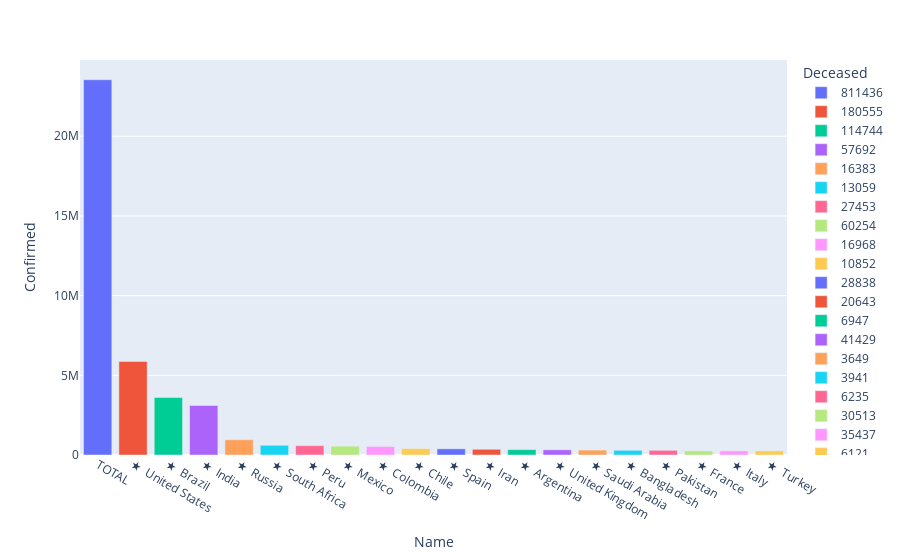

The cell this chart's notebook holds for it:
### Markdown cell above
#### Now we'll try to explore the world_df in more details.(based on number of Deceased People)

### Code cell
# Lets see how many people have died with respect to countries. (For top 20 countries)

world_fig = px.bar(world_df.head(20), x = 'Name', y = 'Confirmed', color = "Deceased")
world_fig.show()

### Figure 1 — Plotly figure (JSON) as saved in the notebook; plotly's stock layout.template omitted (floating-point values rounded to 4 significant figures)
{"data": [{"alignmentgroup": "True", "hovertemplate": "Deceased=811436<br>Name=%{x}<br>Confirmed=%{y}<extra></extra>", "legendgroup": "811436", "marker": {"color": "#636efa"}, "name": "811436", "offsetgroup": "811436", "orientation": "v", "showlegend": true, "textposition": "auto", "type": "bar", "x": ["TOTAL"], "xaxis": "x", "y": [23545594], "yaxis": "y"}, {"alignmentgroup": "True", "hovertemplate": "Deceased=180555<br>Name=%{x}<br>Confirmed=%{y}<extra></extra>", "legendgroup": "180555", "marker": {"color": "#EF553B"}, "name": "180555", "offsetgroup": "180555", "orientation": "v", "showlegend": true, "textposition": "auto", "type": "bar", "x": ["★  United States"], "xaxis": "x", "y": [5869551], "yaxis": "y"}, {"alignmentgroup": "True", "hovertemplate": "Deceased=114744<br>Name=%{x}<br>Confirmed=%{y}<extra></extra>", "legendgroup": "114744", "marker": {"color": "#00cc96"}, "name": "114744", "offsetgroup": "114744", "orientation": "v", "showlegend": true, "textposition": "auto", "type": "bar", "x": ["★  Brazil"], "xaxis": "x", "y": [3605783], "yaxis": "y"}, {"alignmentgroup": "True", "hovertemplate": "Deceased=57692<br>Name=%{x}<br>Confirmed=%{y}<extra></extra>", "legendgroup": "57692", "marker": {"color": "#ab63fa"}, "name": "57692", "offsetgroup": "57692", "orientation": "v", "showlegend": true, "textposition": "auto", "type": "bar", "x": ["★  India"], "xaxis": "x", "y": [3105185], "yaxis": "y"}, {"alignmentgroup": "True", "hovertemplate": "Deceased=16383<br>Name=%{x}<br>Confirmed=%{y}<extra></extra>", "legendgroup": "16383", "marker": {"color": "#FFA15A"}, "name": "16383", "offsetgroup": "16383", "orientation": "v", "showlegend": true, "textposition": "auto", "type": "bar", "x": ["★  Russia"], "xaxis": "x", "y": [956749], "yaxis": "y"}, {"alignmentgroup": "True", "hovertemplate": "Deceased=13059<br>Name=%{x}<br>Confirmed=%{y}<extra></extra>", "legendgroup": "13059", "marker": {"color": "#19d3f3"}, "name": "13059", "offsetgroup": "13059", "orientation": "v", "showlegend": true, "textposition": "auto", "type": "bar", "x": ["★  South Africa"], "xaxis": "x", "y": [609773], "yaxis": "y"}, {"alignmentgroup": "True", "hovertemplate": "Deceased=27453<br>Name=%{x}<br>Confirmed=%{y}<extra></extra>", "legendgroup": "27453", "marker": {"color": "#FF6692"}, "name": "27453", "offsetgroup": "27453", "orientation": "v", "showlegend": true, "textposition": "auto", "type": "bar", "x": ["★  Peru"], "xaxis": "x", "y": [585236], "yaxis": "y"}, {"alignmentgroup": "True", "hovertemplate": "Deceased=60254<br>Name=%{x}<br>Confirmed=%{y}<extra></extra>", "legendgroup": "60254", "marker": {"color": "#B6E880"}, "name": "60254", "offsetgroup": "60254", "orientation": "v", "showlegend": true, "textposition": "auto", "type": "bar", "x": ["★  Mexico"], "xaxis": "x", "y": [556216], "yaxis": "y"}, {"alignmentgroup": "True", "hovertemplate": "Deceased=16968<br>Name=%{x}<br>Confirmed=%{y}<extra></extra>", "legendgroup": "16968", "marker": {"color": "#FF97FF"}, "name": "16968", "offsetgroup": "16968", "orientation": "v", "showlegend": true, "textposition": "auto", "type": "bar", "x": ["★  Colombia"], "xaxis": "x", "y": [533103], "yaxis": "y"}, {"alignmentgroup": "True", "hovertemplate": "Deceased=10852<br>Name=%{x}<br>Confirmed=%{y}<extra></extra>", "legendgroup": "10852", "marker": {"color": "#FECB52"}, "name": "10852", "offsetgroup": "10852", "orientation": "v", "showlegend": true, "textposition": "auto", "type": "bar", "x": ["★  Chile"], "xaxis": "x", "y": [397665], "yaxis": "y"}, {"alignmentgroup": "True", "hovertemplate": "Deceased=28838<br>Name=%{x}<br>Confirmed=%{y}<extra></extra>", "legendgroup": "28838", "marker": {"color": "#636efa"}, "name": "28838", "offsetgroup": "28838", "orientation": "v", "showlegend": true, "textposition": "auto", "type": "bar", "x": ["★  Spain"], "xaxis": "x", "y": [386054], "yaxis": "y"}, {"alignmentgroup": "True", "hovertemplate": "Deceased=20643<br>Name=%{x}<br>Confirmed=%{y}<extra></extra>", "legendgroup": "20643", "marker": {"color": "#EF553B"}, "name": "20643", "offsetgroup": "20643", "orientation": "v", "showlegend": true, "textposition": "auto", "type": "bar", "x": ["★  Iran"], "xaxis": "x", "y": [358905], "yaxis": "y"}, {"alignmentgroup": "True", "hovertemplate": "Deceased=6947<br>Name=%{x}<br>Confirmed=%{y}<extra></extra>", "legendgroup": "6947", "marker": {"color": "#00cc96"}, "name": "6947", "offsetgroup": "6947", "orientation": "v", "showlegend": true, "textposition": "auto", "type": "bar", "x": ["★  Argentina"], "xaxis": "x", "y": [336802], "yaxis": "y"}, {"alignmentgroup": "True", "hovertemplate": "Deceased=41429<br>Name=%{x}<br>Confirmed=%{y}<extra></extra>", "legendgroup": "41429", "marker": {"color": "#ab63fa"}, "name": "41429", "offsetgroup": "41429", "orientation": "v", "showlegend": true, "textposition": "auto", "type": "bar", "x": ["★  United Kingdom"], "xaxis": "x", "y": [325642], "yaxis": "y"}, {"alignmentgroup": "True", "hovertemplate": "Deceased=3649<br>Name=%{x}<br>Confirmed=%{y}<extra></extra>", "legendgroup": "3649", "marker": {"color": "#FFA15A"}, "name": "3649", "offsetgroup": "3649", "orientation": "v", "showlegend": true, "textposition": "auto", "type": "bar", "x": ["★  Saudi Arabia"], "xaxis": "x", "y": [307479], "yaxis": "y"}, {"alignmentgroup": "True", "hovertemplate": "Deceased=3941<br>Name=%{x}<br>Confirmed=%{y}<extra></extra>", "legendgroup": "3941", "marker": {"color": "#19d3f3"}, "name": "3941", "offsetgroup": "3941", "orientation": "v", "showlegend": true, "textposition": "auto", "type": "bar", "x": ["★  Bangladesh"], "xaxis": "x", "y": [294598], "yaxis": "y"}, {"alignmentgroup": "True", "hovertemplate": "Deceased=6235<br>Name=%{x}<br>Confirmed=%{y}<extra></extra>", "legendgroup": "6235", "marker": {"color": "#FF6692"}, "name": "6235", "offsetgroup": "6235", "orientation": "v", "showlegend": true, "textposition": "auto", "type": "bar", "x": ["★  Pakistan"], "xaxis": "x", "y": [292765], "yaxis": "y"}, {"alignmentgroup": "True", "hovertemplate": "Deceased=30513<br>Name=%{x}<br>Confirmed=%{y}<extra></extra>", "legendgroup": "30513", "marker": {"color": "#B6E880"}, "name": "30513", "offsetgroup": "30513", "orientation": "v", "showlegend": true, "textposition": "auto", "type": "bar", "x": ["★  France"], "xaxis": "x", "y": [260873], "yaxis": "y"}, {"alignmentgroup": "True", "hovertemplate": "Deceased=35437<br>Name=%{x}<br>Confirmed=%{y}<extra></extra>", "legendgroup": "35437", "marker": {"color": "#FF97FF"}, "name": "35437", "offsetgroup": "35437", "orientation": "v", "showlegend": true, "textposition": "auto", "type": "bar", "x": ["★  Italy"], "xaxis": "x", "y": [259345], "yaxis": "y"}, {"alignmentgroup": "True", "hovertemplate": "Deceased=6121<br>Name=%{x}<br>Confirmed=%{y}<extra></extra>", "legendgroup": "6121", "marker": {"color": "#FECB52"}, "name": "6121", "offsetgroup": "6121", "orientation": "v", "showlegend": true, "textposition": "auto", "type": "bar", "x": ["★  Turkey"], "xaxis": "x", "y": [258249], "yaxis": "y"}], "layout": {"barmode": "relative", "legend": {"title": {"text": "Deceased"}, "tracegroupgap": 0}, "margin": {"t": 60}, "xaxis": {"anchor": "y", "domain": [0, 1], "title": {"text": "Name"}}, "yaxis": {"anchor": "x", "domain": [0, 1], "title": {"text": "Confirmed"}}}}
